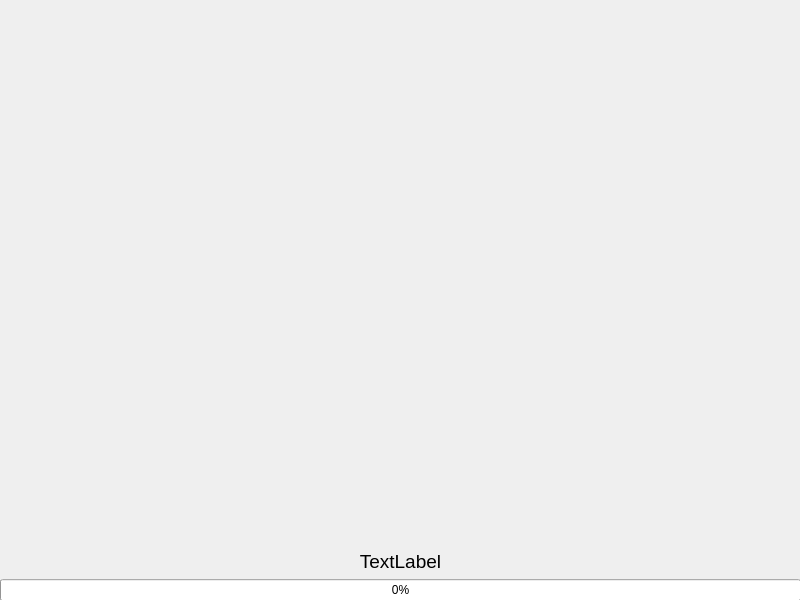
<?xml version="1.0" encoding="UTF-8"?>
<ui version="4.0">
 <class>LoadingDialog</class>
 <widget class="QDialog" name="LoadingDialog">
  <property name="geometry">
   <rect>
    <x>0</x>
    <y>0</y>
    <width>800</width>
    <height>600</height>
   </rect>
  </property>
  <property name="minimumSize">
   <size>
    <width>800</width>
    <height>600</height>
   </size>
  </property>
  <property name="maximumSize">
   <size>
    <width>800</width>
    <height>600</height>
   </size>
  </property>
  <property name="windowTitle">
   <string>Dialog</string>
  </property>
  <widget class="QWidget" name="verticalLayoutWidget">
   <property name="geometry">
    <rect>
     <x>0</x>
     <y>0</y>
     <width>801</width>
     <height>601</height>
    </rect>
   </property>
   <layout class="QVBoxLayout" name="verticalLayout">
    <item>
     <spacer name="verticalSpacer">
      <property name="orientation">
       <enum>Qt::Vertical</enum>
      </property>
      <property name="sizeHint" stdset="0">
       <size>
        <width>20</width>
        <height>40</height>
       </size>
      </property>
     </spacer>
    </item>
    <item>
     <widget class="QLabel" name="messageLabel">
      <property name="font">
       <font>
        <pointsize>14</pointsize>
        <italic>false</italic>
        <bold>false</bold>
       </font>
      </property>
      <property name="text">
       <string>TextLabel</string>
      </property>
      <property name="alignment">
       <set>Qt::AlignCenter</set>
      </property>
     </widget>
    </item>
    <item>
     <widget class="QProgressBar" name="progressBar">
      <property name="value">
       <number>0</number>
      </property>
     </widget>
    </item>
   </layout>
  </widget>
  <widget class="QLabel" name="loadingLabel">
   <property name="geometry">
    <rect>
     <x>0</x>
     <y>0</y>
     <width>800</width>
     <height>601</height>
    </rect>
   </property>
   <property name="text">
    <string/>
   </property>
   <property name="pixmap">
    <pixmap resource="Resources.qrc">:/images/images/loading 2.gif</pixmap>
   </property>
  </widget>
  <zorder>loadingLabel</zorder>
  <zorder>verticalLayoutWidget</zorder>
 </widget>
 <resources>
  <include location="Resources.qrc"/>
 </resources>
 <connections/>
</ui>
